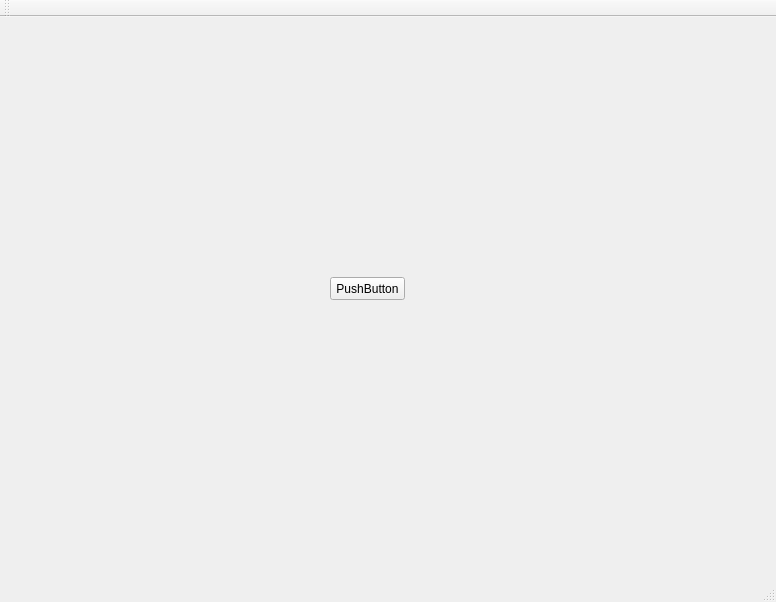
<?xml version="1.0" encoding="UTF-8"?>
<ui version="4.0">
 <class>MainWindow</class>
 <widget class="QMainWindow" name="MainWindow">
  <property name="geometry">
   <rect>
    <x>0</x>
    <y>0</y>
    <width>776</width>
    <height>602</height>
   </rect>
  </property>
  <property name="windowTitle">
   <string>MainWindow</string>
  </property>
  <widget class="QWidget" name="centralWidget">
   <widget class="QPushButton" name="pushButton">
    <property name="geometry">
     <rect>
      <x>330</x>
      <y>260</y>
      <width>75</width>
      <height>23</height>
     </rect>
    </property>
    <property name="text">
     <string>PushButton</string>
    </property>
   </widget>
  </widget>
  <widget class="QMenuBar" name="menuBar">
   <property name="geometry">
    <rect>
     <x>0</x>
     <y>0</y>
     <width>776</width>
     <height>21</height>
    </rect>
   </property>
  </widget>
  <widget class="QToolBar" name="mainToolBar">
   <attribute name="toolBarArea">
    <enum>TopToolBarArea</enum>
   </attribute>
   <attribute name="toolBarBreak">
    <bool>false</bool>
   </attribute>
  </widget>
  <widget class="QStatusBar" name="statusBar"/>
 </widget>
 <layoutdefault spacing="6" margin="11"/>
 <resources/>
 <connections/>
</ui>
